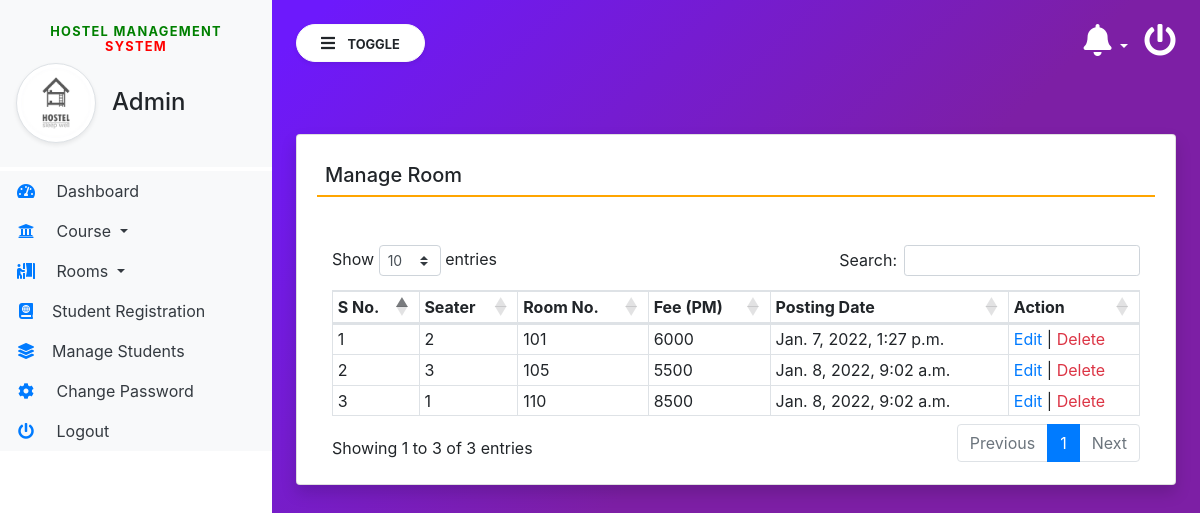
The page /manage_Room (signed in) on the database its author committed.
### hostel/models.py (models this page shows, shortened)
class Rooms(models.Model):
    seater = models.CharField(max_length=100, null=True)
    room_no = models.CharField(max_length=100, null=True)
    fees = models.CharField(max_length=255, null=True)
    posting_date = models.DateTimeField(auto_now_add=True)

### hostel/views.py (the view)
# urls.py: path('manage_Room', manage_Room, name='manage_Room'),
def manage_Room(request):
    if not request.user.is_authenticated:
        return redirect('admin_login')
    room = Rooms.objects.all()
    return render(request, 'manage_Room.html', locals())

### hostel/templates/manage_Room.html
{% extends 'admin_base.html' %}
{% block main  %}
<div class="card shadow mt-5">
    <div class="card-body">
        <h5 class="p-2" style="border-bottom: 2px solid orange;">Manage Room</h5>
        <div class="container-fluid mt-5">
            <table class="table table-bordered table-sm" id="example">
                <thead>
                <tr>
                    <th>S No.</th>
                    <th>Seater</th>
                    <th>Room No.</th>
                    <th>Fee (PM)</th>
                    <th>Posting Date</th>
                    <th>Action</th>
                </tr>
                </thead>
                <tbody>
                  {% for i in room %}
                <tr>
                    <td>{{forloop.counter}}</td>
                    <td>{{i.seater}}</td>
                    <td>{{i.room_no}}</td>
                    <td>{{i.fees}}</td>
                    <td>{{i.posting_date}}</td>
                    <td><a href="{% url 'edit_Room' i.id %}" class="text-primary">Edit</a> |
                        <a href="{% url 'delete_Room' i.id %}" class="text-danger" onclick="return confirm('Are You Sure?')">Delete</a>
                    </td>
                </tr>
                  {% endfor %}
                </tbody>
            </table>
        </div>
    </div>
</div>
{% endblock %}

### hostel/static/css/sidebar.css (style rules this page uses)
body { background-image : linear-gradient(135.9deg,rgba(109,25,252,1) 16.4%,rgba(125,31,165,1) 56.1%); min-height:100vh; }

### rows shown on the page
Rooms: seater "2", room_no "101", fees "6000", posting_date "Jan. 7, 2022, 1:27 p.m."
Rooms: seater "3", room_no "105", fees "5500", posting_date "Jan. 8, 2022, 9:02 a.m."
Rooms: seater "1", room_no "110", fees "8500", posting_date "Jan. 8, 2022, 9:02 a.m."
